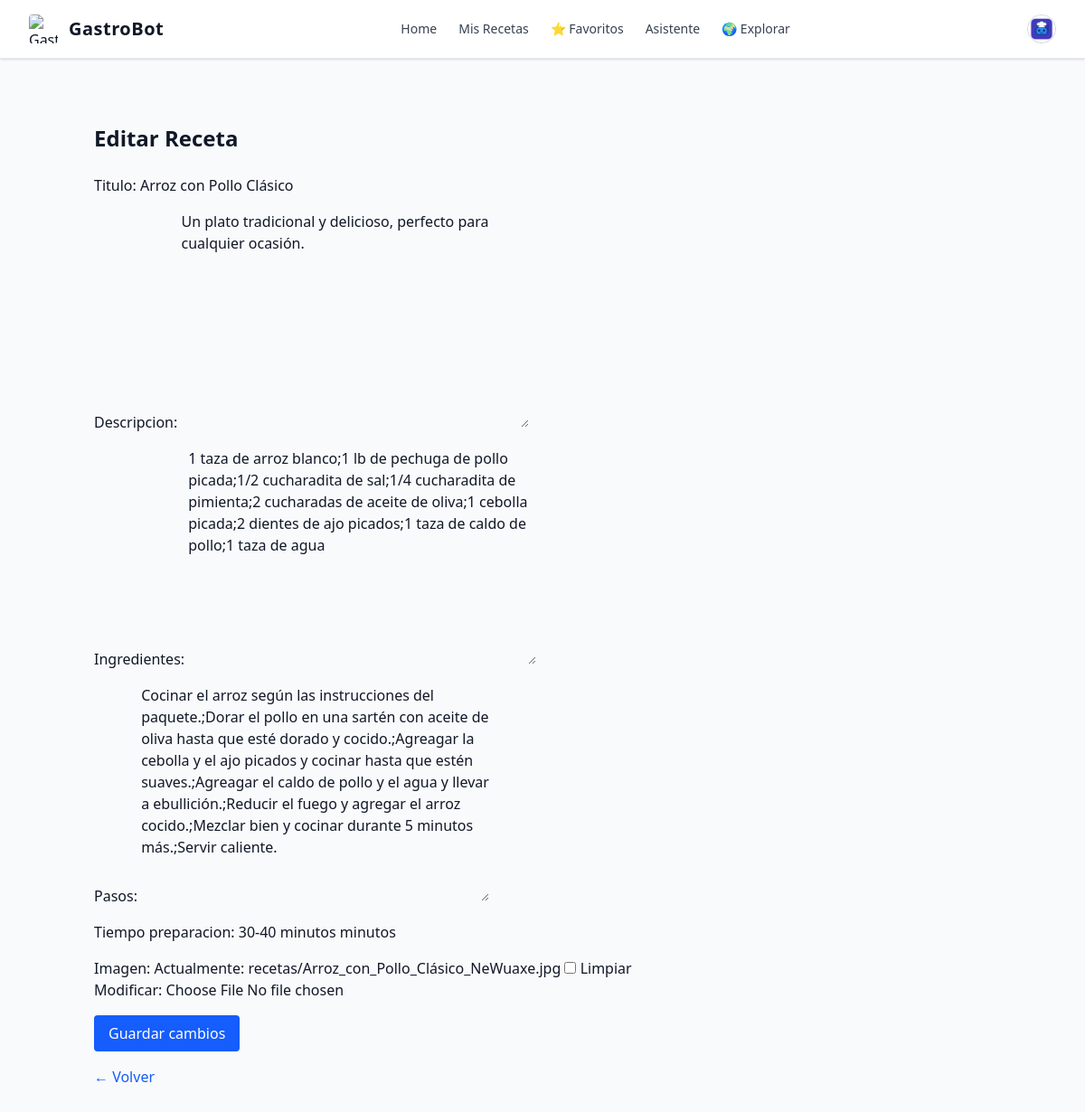
/recetas/editar/17/ (signed in), run on the app's committed database.
### usuarios/models.py (models this page shows, shortened)
class Perfil(models.Model):
    user = models.OneToOneField(User, on_delete=models.CASCADE)
    imagen = models.ImageField(upload_to='perfiles/', blank=True, null=True)
    bio = models.TextField(max_length=500, blank=True)
    pais = models.CharField(max_length=100, blank=True)
    nombre = models.CharField(max_length=100, blank=True)
    apellidos = models.CharField(max_length=100, blank=True)
    fecha_nacimiento = models.DateField(null=True, blank=True)

### recetas/models.py (models this page shows, shortened)
class Receta(models.Model):
    titulo = models.CharField(max_length=200)
    descripcion = models.TextField()
    ingredientes = models.TextField()
    pasos = models.TextField()
    tiempo_preparacion = models.CharField(max_length=100)
    imagen = models.ImageField(upload_to='recetas/', blank=True, null=True)
    autor = models.ForeignKey(User, on_delete=models.CASCADE, related_name='recetas')
    fecha_creacion = models.DateTimeField(auto_now_add=True)
    publicada = models.BooleanField(default=False)
    fecha_publicacion = models.DateTimeField(null=True, blank=True)

### recetas/views.py (the view)
# urls.py: path('editar/<int:receta_id>/', views.editar_receta_view, name='editar_receta'),
@login_required
def editar_receta_view(request, receta_id):
    receta = get_object_or_404(Receta, id=receta_id, autor=request.user)
    if request.method == 'POST':
        form = RecetaForm(request.POST, request.FILES, instance=receta)
        if form.is_valid():
            form.save()
            return redirect('recetas:detalle_receta_guardada', receta_id=receta.id)
    else:
        form = RecetaForm(instance=receta)
    return render(request, 'recetas/editar_receta.html', {'form': form, 'receta': receta})

### recetas/forms.py
class RecetaForm(forms.ModelForm):
    class Meta:
        model = Receta
        fields = ['titulo', 'descripcion', 'ingredientes', 'pasos', 'tiempo_preparacion', 'imagen']

### usuarios/context_processors.py (called while the page is built)
def perfil_usuario(request):
    if request.user.is_authenticated:
        try:
            return {'perfil': request.user.perfil}
        except Perfil.DoesNotExist:
            return {'perfil': None}
    return {'perfil': None}

### recetas/templates/recetas/editar_receta.html (shortened to what this page needs)
{% extends 'base.html' %}
{% block content %}
  <div class="container mx-auto px-4 py-8">
    <h1 class="text-2xl font-bold mb-6">Editar Receta</h1>
    <form method="post" enctype="multipart/form-data" class="space-y-4">
      {{ form.as_p }}
      <button type="submit" class="bg-blue-600 text-white px-4 py-2 rounded hover:bg-blue-700">Guardar cambios</button>
    </form>
    <a href="{% url 'recetas:detalle_receta_guardada' receta.id %}" class="text-blue-600 hover:underline mt-4 inline-block">← Volver</a>
  </div>
{% endblock %}

### core/templates/base.html (shortened to what this page needs)
{% load static %}
<!DOCTYPE html>
<html lang="es" class="h-full font-sans dark">
  <head>
    <link rel="stylesheet" href="{% static 'css/dist/styles.css' %}" />
  </head>
  <body class="h-full bg-gray-50 text-gray-900 dark:bg-gray-900 dark:text-gray-100">
    <div class="min-h-full">
      <nav class="bg-white dark:bg-gray-900 border-b border-gray-200 dark:border-gray-800 shadow-sm">
        <div class="max-w-7xl mx-auto px-4 sm:px-6 lg:px-8">
          <div class="flex h-16 items-center justify-between">
            <div class="flex items-center space-x-3">
              <a href="/">
                <img class="h-8 w-8 rounded" src="{% static 'img/favicon.ico' %}" alt="GastroBot Logo" />
              </a>
              <span class="text-gray-900 dark:text-gray-100 text-xl font-semibold tracking-wide">GastroBot</span>
            </div>
            <div class="hidden md:flex space-x-6 text-sm font-medium">
              <a href="/" class="text-gray-700 dark:text-gray-300 hover:text-violet-500 dark:hover:text-violet-400 transition">Home</a>
              <a href="{% url 'recetas:mis_recetas' %}" class="text-gray-700 dark:text-gray-300 hover:text-violet-500 dark:hover:text-violet-400 transition">Mis Recetas</a>
              <a href="{% url 'recetas:favoritos' %}" class="text-gray-700 dark:text-gray-300 hover:text-violet-500 dark:hover:text-violet-400 transition">⭐ Favoritos</a>
              <a href="{% url 'asistente' %}" class="text-gray-700 dark:text-gray-300 hover:text-violet-500 dark:hover:text-violet-400 transition">Asistente</a>
              <a href="{% url 'recetas:explorar_recetas' %}" class="text-gray-700 dark:text-gray-300 hover:text-violet-500 dark:hover:text-violet-400 transition">🌍 Explorar</a>
            </div>
            <div class="flex items-center space-x-4 text-sm">
              {% if user.is_authenticated and perfil %}
              <div class="relative">
                <details class="relative">
                  <summary class="list-none cursor-pointer flex items-center space-x-2">
                    {% if perfil.imagen and perfil.imagen.name %}
                    <img class="h-8 w-8 rounded-full border border-gray-300 object-cover" src="{{ perfil.imagen.url }}" alt="Avatar" />
                    {% else %}
                    <img class="h-8 w-8 rounded-full border border-gray-300 object-cover" src="/media/defaults/default_user.png" alt="Avatar" />
                    {% endif %}
                  </summary>
                </details>
              </div>
              {% endif %}
            </div>
          </div>
        </div>
      </nav>
      <main>
        <div class="mx-auto max-w-7xl px-4 py-10 sm:px-6 lg:px-8 space-y-6">
          {% block content %}{% endblock %}
        </div>
      </main>
    </div>
  </body>
</html>

### data on the page
Perfil: imagen (picture)
Receta: titulo "Arroz con Pollo Clásico", descripcion "Un plato tradicional y delicioso, perfecto para cualquier ocasión.", ingredientes "1 taza de arroz blanco;1 lb de pechuga de pollo picada;1/2 cucharadita de sal;1/4 cucharadita de pimienta;2 cucharadas de aceite de oliva;1 cebolla picada;2 dientes de ajo picados;1 taza de caldo de pollo;1 taza de agua", pasos "Cocinar el arroz según las instrucciones del paquete.;Dorar el pollo en una sartén con aceite de oliva hasta que esté dorado y cocido.;Agreagar la cebolla y el ajo picados y cocinar hasta que estén suaves.;Agreagar el caldo de pollo y el agua y llevar a ebullición.;Reducir el fuego y agregar el arroz cocido.;Mezclar bien y cocinar durante 5 minutos más.;Servir caliente.", tiempo_preparacion "30-40 minutos minutos"
